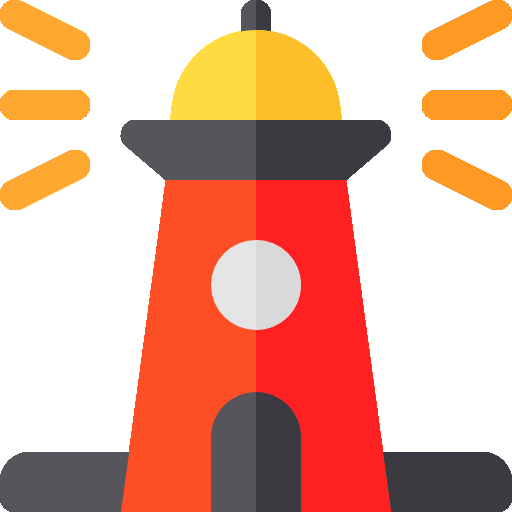
#> input picture task3/datasets/objects/001-lighthouse.png, 512 x 512 px; its folder holds 4 pictures in this run
$ python task3.py
#> lines starting #> are read from the running program, lines starting #| are printed output that depends on the picture
import matplotlib, cv2
import numpy as np
import matplotlib.pyplot as plt
from sklearn.cluster import MeanShift, KMeans, estimate_bandwidth
from os import listdir
from tqdm import tqdm
import itertools
import re

task2_dataset = "/datasets/task2_images/"

def preprocess(img,gaussain_k):
        # Converting image to grayscale
        img = cv2.cvtColor(img, cv2.COLOR_BGR2GRAY)
        # preproccess with blurring, with 5x5 kernel
        if gaussain_k ==0:
            return img
        img = cv2.GaussianBlur(img, (gaussain_k,gaussain_k), 0)
        return img

# [6 lines left out: function meanshift, not called in this run]

def kmeans(kps_xy, clusters):
      kmeans = KMeans(n_clusters=clusters, random_state=0, n_init="auto")
      return kmeans.fit_predict(kps_xy)

# [178 lines left out: functions plotClusters, plotTwoClusteringAlgos, getObjectNumber, checkObjectsThreshold, findBandWidthRange, tryDifferentGaussians and 1 more, not called in this run]

def getObjectDatabase(path, gaussian_k, SIFT_params):
#> called with path = 'datasets/objects/', gaussian_k = 0, SIFT_params = (3, 1.6, 10)
    objects = [f for f in listdir(path)]
    SIFT_n_octaves, SIFT_sigma, SIFT_edge_threshold = SIFT_params

    sift=cv2.SIFT_create()
    sift.setEdgeThreshold(SIFT_edge_threshold)
    sift.setNOctaveLayers(SIFT_n_octaves)
    sift.setSigma(SIFT_sigma)

    object_database={}
    for object in objects:

        name = object[4:len(object)-4]
        img = cv2.imread(path+object)
#> img is the input picture: shape (512, 512, 3); mean B, G, R 155.4, 173.4, 226.3
        blurred = preprocess(img,gaussian_k)
#> in preprocess, `img = cv2.cvtColor(img, cv2.COLOR_BGR2GRAY)`:
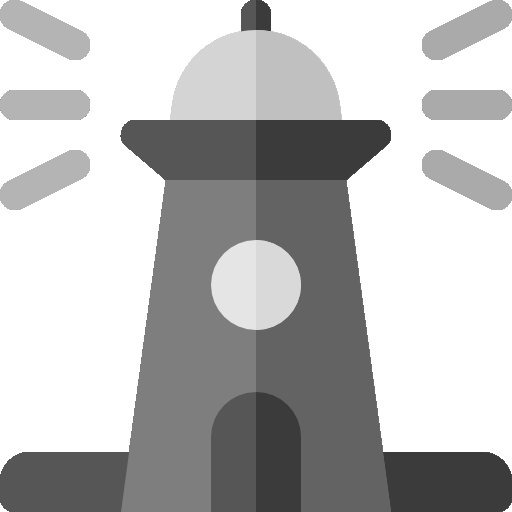
#> img: shape (512, 512); min 59, max 255, mean 187.1
        kp, desc = sift.detectAndCompute(blurred,None)
#> kp = 70 keypoints; strongest (x, y, size): (371, 137, 25.7), (141, 137, 26.1), (285, 165, 105.5), (255, 284, 55)
        img = cv2.drawKeypoints(blurred,
                            kp,
                            img,
                            flags=cv2.DRAW_MATCHES_FLAGS_DRAW_RICH_KEYPOINTS)
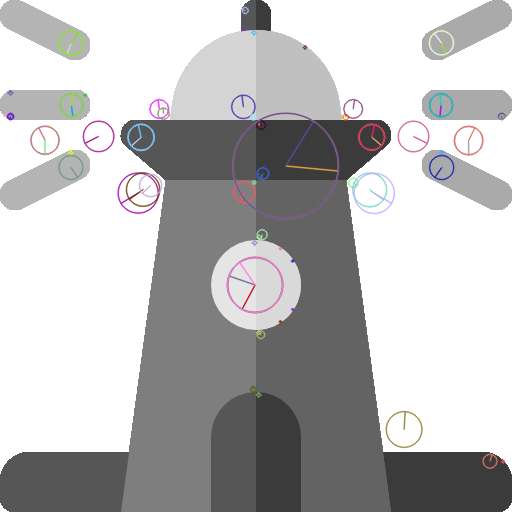
#> img: shape (512, 512, 3); mean B, G, R 186.4, 186, 186.6
        object_database[name]=(img,kp,desc)
#> pass 2 of the loop in getObjectDatabase, `for object in objects:`:
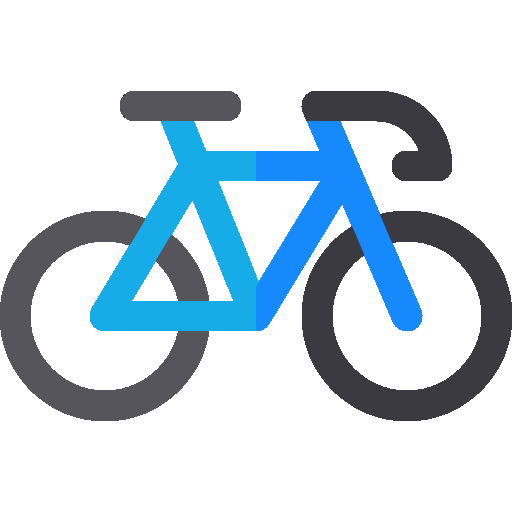
#> input picture task3/datasets/objects/002-bike.png, 512 x 512 px
#> in getObjectDatabase, img is the input picture: shape (512, 512, 3); mean B, G, R 224.8, 213.9, 198.9
#> in preprocess (call 2), `img = cv2.cvtColor(img, cv2.COLOR_BGR2GRAY)`:
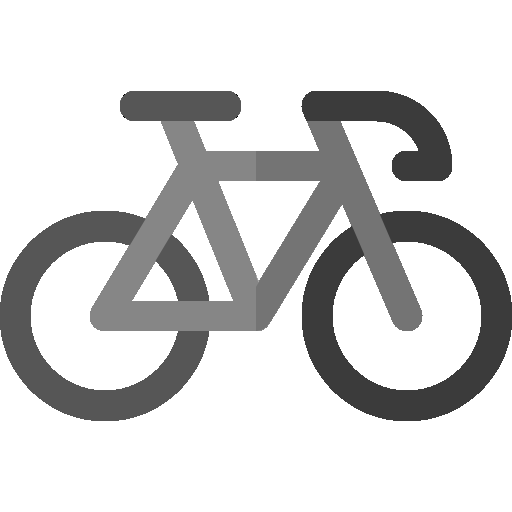
#> img: shape (512, 512); min 0, max 255, mean 210.6
#> kp = 108 keypoints; strongest (x, y, size): (429, 157, 33.4), (324, 108, 28.4), (405, 167, 18.5), (416, 149, 2.1)
#> in getObjectDatabase, `img = cv2.drawKeypoints(blurred, kp, img, flags=cv2.DRAW_MATCHES_FLAGS..`:
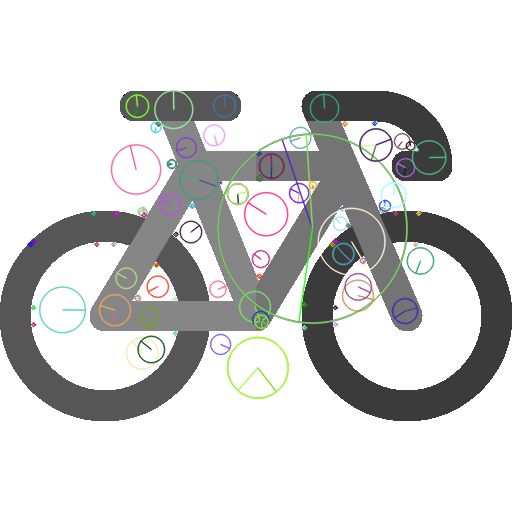
#> img: shape (512, 512, 3); mean B, G, R 208.8, 209.4, 208.9
#> pass 3 of the loop in getObjectDatabase, `for object in objects:`:
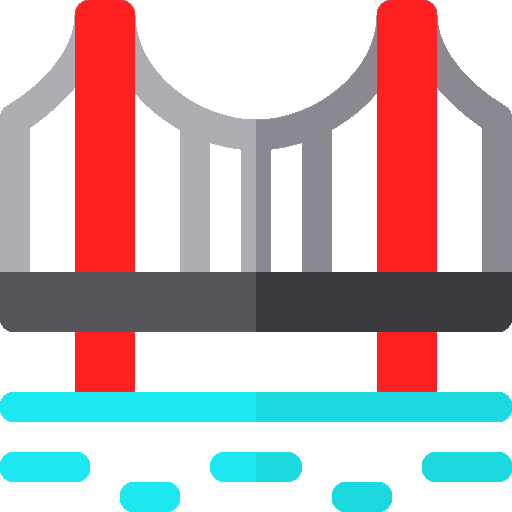
#> input picture task3/datasets/objects/003-bridge-1.png, 512 x 512 px
#> in getObjectDatabase, img is the input picture: shape (512, 512, 3); mean B, G, R 186, 183.4, 197.8
#> in preprocess (call 3), `img = cv2.cvtColor(img, cv2.COLOR_BGR2GRAY)`:
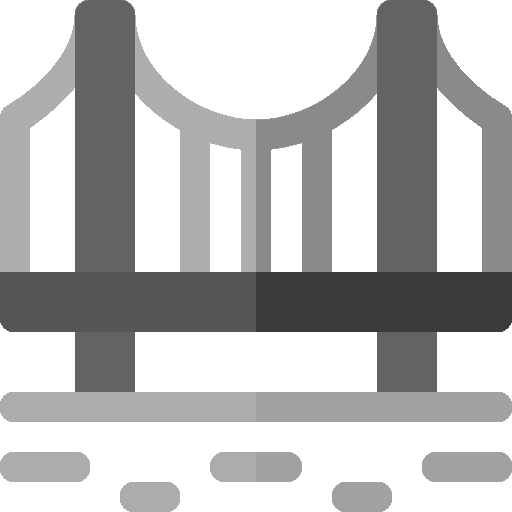
#> img: shape (512, 512); min 59, max 255, mean 187.9
#> kp = 117 keypoints; strongest (x, y, size): (459, 247, 35.6), (355, 249, 33.8), (286, 257, 22.6), (348, 358, 40.4)
#> in getObjectDatabase, `img = cv2.drawKeypoints(blurred, kp, img, flags=cv2.DRAW_MATCHES_FLAGS..`:
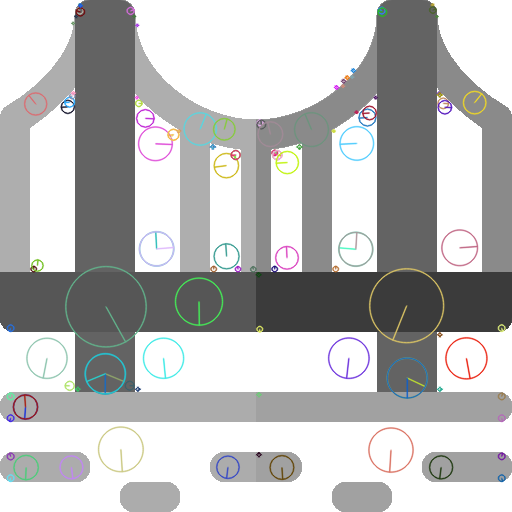
#> img: shape (512, 512, 3); mean B, G, R 186.3, 186.5, 186.3
#> the loop made 4 passes; the first 3 are shown

    return object_database

# [15 lines left out: function inlier_bounds, not called in this run]

def check_inbounds(pt, x_bounds, y_bounds):
    return x_bounds[0] <= pt[0] <= x_bounds[1] and y_bounds[0] <= pt[1] <= y_bounds[1]

# [68 lines left out: functions remove_outliers, get_iou, not called in this run]


print()
image_paths="datasets/task2_images/images/","datasets/task3_images/images/"
objects_path="datasets/objects/"

#GridSearchBandwidthMeanshift(paths, plot_errors=True)

# Parameters
gaussain_k=0
ms_bandwidth_constant = 0.51

SIFT_n_octaves = 3
SIFT_sigma = 1.6
SIFT_edge_threshold = 10

#Creating SIFT detector
sift=cv2.SIFT_create()
# sift.setEdgeThreshold(SIFT_edge_threshold)
# sift.setNOctaveLayers(SIFT_n_octaves)
# sift.setSigma(SIFT_sigma)

print("Gaussian Blur k:",gaussain_k)
print("SIFT EdgeThreshold",sift.getEdgeThreshold())
print("SIFT NOctaveLayers",sift.getNOctaveLayers())
print("SIFT Sigma",sift.getSigma())
print("Meanshift bandwidth constant:",ms_bandwidth_constant)

# object_database[name]=(img,kp,desc)
object_database = getObjectDatabase(objects_path, gaussain_k, (SIFT_n_octaves,SIFT_sigma,SIFT_edge_threshold))
#> object_database = 4 items

for path in image_paths:

#> (the run stopped early here; a loop or call above may not have finished)
